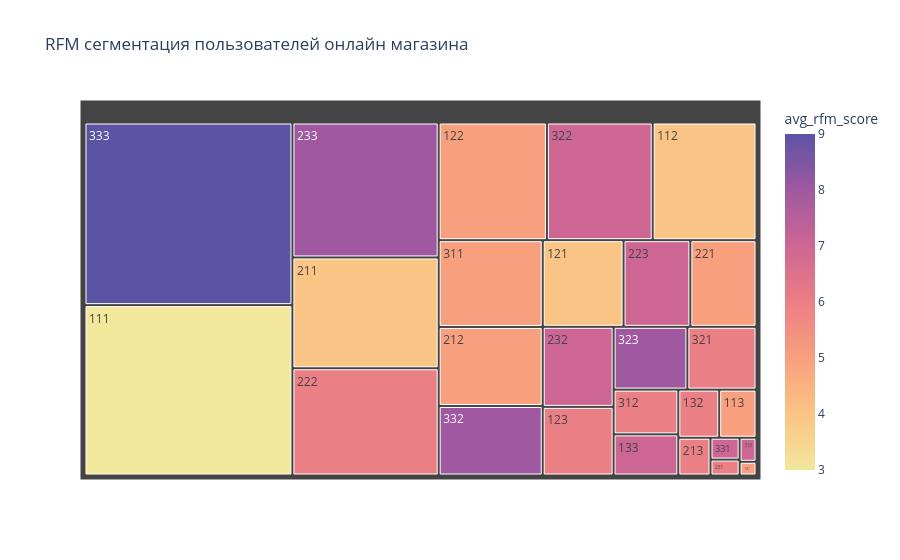

Notebook code for this chart:
### Code cell
# Построим график treemap для визуализации результатов RFM сегментации:
fig = px.treemap(rfm_summary, 
                 path=['rfm_group'], # Выбираем RFM-сегменты 
                 values='customers', # Устанавливаем размер - количество покупателей
                 color='avg_rfm_score', # Цвет сегмента будет определять сумма RFM 
                 color_continuous_scale='Sunset',
                 title='RFM сегментация пользователей онлайн магазина')

# Отобразим график:
fig.show()

### Figure 1 — Plotly figure (JSON) as saved in the notebook; plotly's stock layout.template omitted (floating-point values rounded to 4 significant figures)
{"data": [{"branchvalues": "total", "customdata": [[9.0], [8.0], [8.0], [8.0], [7.0], [7.0], [7.0], [7.0], [7.0], [7.0], [6.0], [6.0], [6.0], [6.0], [6.0], [6.0], [6.0], [5.0], [5.0], [5.0], [5.0], [5.0], [5.0], [4.0], [4.0], [4.0], [3.0]], "domain": {"x": [0, 1], "y": [0, 1]}, "hovertemplate": "labels=%{label}<br>customers=%{value}<br>parent=%{parent}<br>id=%{id}<br>avg_rfm_score=%{color}<extra></extra>", "ids": ["333", "233", "323", "332", "232", "223", "313", "322", "133", "331", "123", "132", "213", "222", "231", "321", "312", "131", "212", "122", "113", "311", "221", "112", "211", "121", "111"], "labels": ["333", "233", "323", "332", "232", "223", "313", "322", "133", "331", "123", "132", "213", "222", "231", "321", "312", "131", "212", "122", "113", "311", "221", "112", "211", "121", "111"], "marker": {"coloraxis": "coloraxis", "colors": [9.0, 8.0, 8.0, 8.0, 7.0, 7.0, 7.0, 7.0, 7.0, 7.0, 6.0, 6.0, 6.0, 6.0, 6.0, 6.0, 6.0, 5.0, 5.0, 5.0, 5.0, 5.0, 5.0, 4.0, 4.0, 4.0, 3.0]}, "name": "", "parents": ["", "", "", "", "", "", "", "", "", "", "", "", "", "", "", "", "", "", "", "", "", "", "", "", "", "", ""], "type": "treemap", "values": [656.0, 341.0, 80.0, 125.0, 98.0, 100.0, 7.0, 215.0, 46.0, 11.0, 84.0, 34.0, 21.0, 271.0, 8.0, 75.0, 50.0, 4.0, 142.0, 220.0, 31.0, 156.0, 99.0, 211.0, 280.0, 121.0, 612.0]}], "layout": {"coloraxis": {"colorbar": {"title": {"text": "avg_rfm_score"}}, "colorscale": [[0, "rgb(243, 231, 155)"], [0.1667, "rgb(250, 196, 132)"], [0.3333, "rgb(248, 160, 126)"], [0.5, "rgb(235, 127, 134)"], [0.6667, "rgb(206, 102, 147)"], [0.8333, "rgb(160, 89, 160)"], [1, "rgb(92, 83, 165)"]]}, "legend": {"tracegroupgap": 0}, "title": {"text": "RFM сегментация пользователей онлайн магазина"}}}
